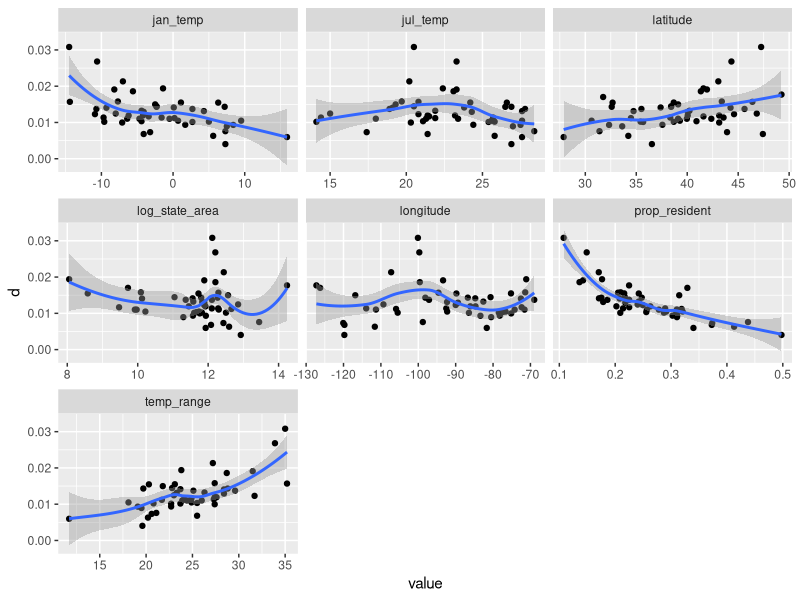

The R source for this figure:
library(tidyverse)
distances <- read_csv("data/distances.csv")

distances %>%
  gather(
    key = var,
    value = value,
    prop_resident, log_state_area:temp_range
  ) %>%
  ggplot(aes(x = value,y = d)) +
  geom_point() +
  geom_smooth() +
  facet_wrap(~var, scales = "free_x")
